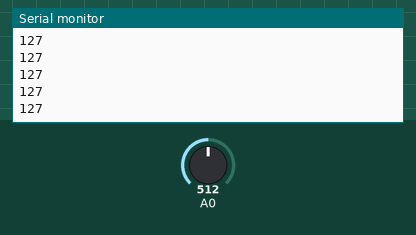
Bench run of a sketch on a simulated Arduino Uno, built with avr-gcc and run on an emulated ATmega328P. Parts: the last lines printed to the serial monitor. The inputs (shaded band) are chosen by the test bench; at power-on: A0 = 512.

Above: at 1.2 s.
1.3 s: A0 set to 716
At 1.9 s:
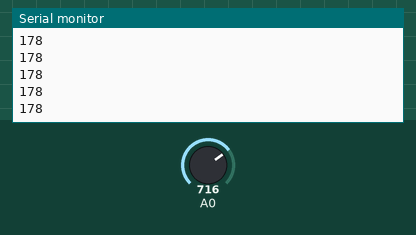
2.8 s: A0 set to 900
At 3.4 s:
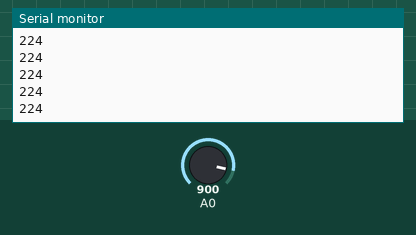
Timing chart, 0 to 5.8 s (numbered marks = the images above; inputs shaded):
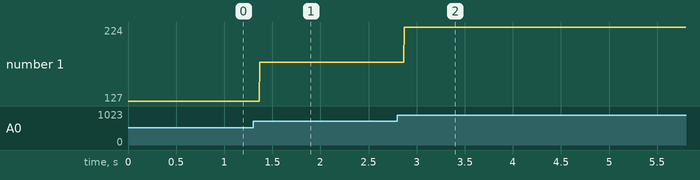

Measured:
- after the input at 1.3 s, the serial monitor: prints a new line after 0.07 s (image 1)
- after the input at 2.8 s, the serial monitor: prints a new line after 0.07 s (image 2)
- plotted number 1: 127 → 178 after the input at 1.3 s, 178 → 224 after the input at 2.8 s

The sketch:

2d_pot_graph_readline.ino
```cpp
void setup() {
  Serial.begin(9600);  // initialize serial communications
}

void loop() {
  int potentiometer = analogRead(A0);  // read the input pin
  int mappedPot = map(potentiometer, 0, 1023, 0,
                      255);   // remap the pot value to fit in 1 byte
  Serial.println(mappedPot);  // print it out the serial port
  delay(1);                   // slight delay to stabilize the ADC
}
```
